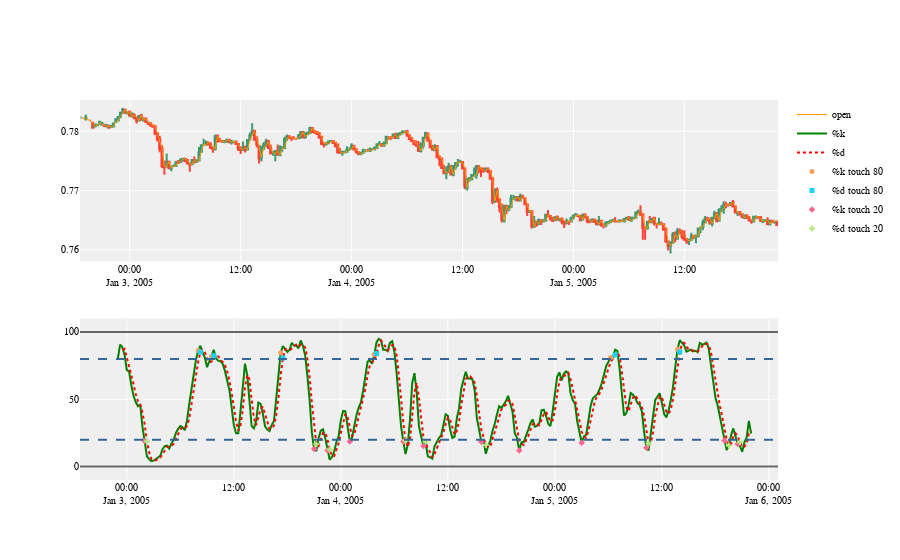

Notebook code for this chart:
### Code cell
df=df_concat[:300]

df.columns = [x.lower() for x in df.columns]
# Create our primary chart
# the rows/cols arguments tell plotly we want two figures
fig = make_subplots(rows=2, cols=1)  
# Create our Candlestick chart with an overlaid price line
fig.append_trace(
    go.Candlestick(
        x=df['datetime'],
        open=df['open'],
        high=df['high'],
        low=df['low'],
        close=df['close'],
        showlegend=False
    ), row=1, col=1  # <------------ upper chart
)
# price Line
fig.append_trace(
    go.Scatter(
        x=df['datetime'],
        y=df['open'],
        line=dict(color='#ff9900', width=1),
        name='open',
    ), row=1, col=1  # <------------ upper chart
)

# Fast Signal (%k)
fig.append_trace(
    go.Scatter(
        x=df['datetime'],
        y=df['stochk_14_3_3'],
        line=dict(color='green', width=2),
        name='%k',
    ), row=2, col=1  #  <------------ lower chart
)
# Slow signal (%d)
fig.append_trace(
    go.Scatter(
        x=df['datetime'],
        y=df['stochd_14_3_3'],
        line=dict(color='red', dash='dot',width=2),
        name='%d'
    ), row=2, col=1  #<------------ lower chart
)

ax=[]
at=[]
bx=[]
bt=[]
cx=[]
ct=[]
dx=[]
dt=[]
ex=[]
et=[]
fx=[]
ft=[]

for i in range(0,len(df)):
    if df['label1'].iloc[i]== 'a':
        ax.append(df['stochk_14_3_3'].iloc[i])
        at.append(df['datetime'].iloc[i])
    if df['label1'].iloc[i]== 'b':
        bx.append(df['stochd_14_3_3'].iloc[i])
        bt.append(df['datetime'].iloc[i])
    if df['label1'].iloc[i]== 'c':
        cx.append(df['stochk_14_3_3'].iloc[i])
        ct.append(df['datetime'].iloc[i])
    if df['label1'].iloc[i]== 'd':
        dx.append(df['stochd_14_3_3'].iloc[i])
        dt.append(df['datetime'].iloc[i])
    if df['label2'].iloc[i]== 'e':
        ex.append(df['stochk_14_3_3'].iloc[i])
        et.append(df['datetime'].iloc[i])
    if df['label2'].iloc[i]== 'f':
        fx.append(df['stochk_14_3_3'].iloc[i])
        ft.append(df['datetime'].iloc[i])
        
Y=[ax,bx,cx,dx,ex,fx]
X=[at,bt,ct,dt,et,ft]
symbols=['circle','square','diamond','cross','triangle-up','triangle-down']
events=['%k touch 80','%d touch 80','%k touch 20','%d touch 20','cross-over in top20','cross-over in bottom20']
for i in range(0,4):
    fig.append_trace(
    go.Scatter(
        x=X[i],
        y=Y[i],
        marker_symbol=symbols[i],
        mode="markers",
        marker_size=5,
        name=events[i],
    ), row=2, col=1  #  <------------ lower chart
)
    

# Extend our y-axis a bit
fig.update_yaxes(range=[-10, 110], row=2, col=1)
# Add upper/lower bounds
fig.add_hline(y=0, col=1, row=2, line_color="#666", line_width=2)
fig.add_hline(y=100, col=1, row=2, line_color="#666", line_width=2)
# Add overbought/oversold
fig.add_hline(y=20, col=1, row=2, line_color='#336699', line_width=2, line_dash='dash')
fig.add_hline(y=80, col=1, row=2, line_color='#336699', line_width=2, line_dash='dash')
# Make it pretty
layout = go.Layout(
    plot_bgcolor='#efefef',
    # Font Families
    font_family='Monospace',
    font_color='#000000',
    font_size=10,
    xaxis=dict(
        rangeslider=dict(
            visible=False
        )
    )
)
fig.update_layout(layout)
# View our chart in the system default HTML viewer (Chrome, Firefox, etc.)
fig.show()

### Figure 1 — Plotly figure (JSON) as saved in the notebook; plotly's stock layout.template omitted (floating-point values rounded to 4 significant figures; data arrays with more than 128 entries replaced by an {"elided": "..."} marker saying what was removed)
{"data": [{"close": {"elided": "300 float values"}, "high": {"elided": "300 float values"}, "low": {"elided": "300 float values"}, "open": {"elided": "300 float values"}, "showlegend": false, "type": "candlestick", "x": {"elided": "300 str values"}, "xaxis": "x", "yaxis": "y"}, {"line": {"color": "#ff9900", "width": 1}, "name": "open", "type": "scatter", "x": {"elided": "300 str values"}, "xaxis": "x", "y": {"elided": "300 float values"}, "yaxis": "y"}, {"line": {"color": "green", "width": 2}, "name": "%k", "type": "scatter", "x": {"elided": "300 str values"}, "xaxis": "x2", "y": {"elided": "300 float values"}, "yaxis": "y2"}, {"line": {"color": "red", "dash": "dot", "width": 2}, "name": "%d", "type": "scatter", "x": {"elided": "300 str values"}, "xaxis": "x2", "y": {"elided": "300 float values"}, "yaxis": "y2"}, {"marker": {"size": 5, "symbol": "circle"}, "mode": "markers", "name": "%k touch 80", "type": "scatter", "x": ["2005-01-03T08:00:00", "2005-01-03T09:30:00", "2005-01-03T17:15:00", "2005-01-04T03:45:00", "2005-01-05T06:15:00", "2005-01-05T13:45:00"], "xaxis": "x2", "y": [86.18, 81.88, 84.52, 83.33, 80.95, 87.17], "yaxis": "y2"}, {"marker": {"size": 5, "symbol": "square"}, "mode": "markers", "name": "%d touch 80", "type": "scatter", "x": ["2005-01-03T08:15:00", "2005-01-03T09:45:00", "2005-01-03T17:30:00", "2005-01-04T04:00:00", "2005-01-05T06:45:00", "2005-01-05T14:00:00"], "xaxis": "x2", "y": [85.05, 82.28, 80.59, 84.03, 82.89, 85.1], "yaxis": "y2"}, {"marker": {"size": 5, "symbol": "diamond"}, "mode": "markers", "name": "%k touch 20", "type": "scatter", "x": ["2005-01-03T02:00:00", "2005-01-03T21:00:00", "2005-01-03T22:30:00", "2005-01-04T01:00:00", "2005-01-04T07:00:00", "2005-01-04T09:15:00", "2005-01-04T15:45:00", "2005-01-04T20:00:00", "2005-01-05T03:00:00", "2005-01-05T10:15:00", "2005-01-05T19:00:00", "2005-01-05T20:30:00"], "xaxis": "x2", "y": [18.99, 13.1, 11.96, 18.67, 18.53, 15.22, 18.48, 11.86, 17.68, 13.9, 19.4, 16.67], "yaxis": "y2"}, {"marker": {"size": 5, "symbol": "cross"}, "mode": "markers", "name": "%d touch 20", "type": "scatter", "x": ["2005-01-03T02:15:00", "2005-01-03T21:15:00", "2005-01-03T22:45:00", "2005-01-04T07:15:00", "2005-01-04T09:30:00", "2005-01-04T16:15:00", "2005-01-05T10:30:00", "2005-01-05T19:30:00", "2005-01-05T20:45:00"], "xaxis": "x2", "y": [18.77, 16.51, 12.66, 19.18, 18.46, 15.97, 17.21, 15.59, 18.13], "yaxis": "y2"}], "layout": {"font": {"color": "#000000", "family": "Monospace", "size": 10}, "plot_bgcolor": "#efefef", "shapes": [{"line": {"color": "#666", "width": 2}, "type": "line", "x0": 0, "x1": 1, "xref": "x2 domain", "y0": 0, "y1": 0, "yref": "y2"}, {"line": {"color": "#666", "width": 2}, "type": "line", "x0": 0, "x1": 1, "xref": "x2 domain", "y0": 100, "y1": 100, "yref": "y2"}, {"line": {"color": "#336699", "dash": "dash", "width": 2}, "type": "line", "x0": 0, "x1": 1, "xref": "x2 domain", "y0": 20, "y1": 20, "yref": "y2"}, {"line": {"color": "#336699", "dash": "dash", "width": 2}, "type": "line", "x0": 0, "x1": 1, "xref": "x2 domain", "y0": 80, "y1": 80, "yref": "y2"}], "xaxis": {"anchor": "y", "domain": [0, 1], "rangeslider": {"visible": false}}, "xaxis2": {"anchor": "y2", "domain": [0, 1]}, "yaxis": {"anchor": "x", "domain": [0.575, 1]}, "yaxis2": {"anchor": "x2", "domain": [0, 0.425], "range": [-10, 110]}}}
